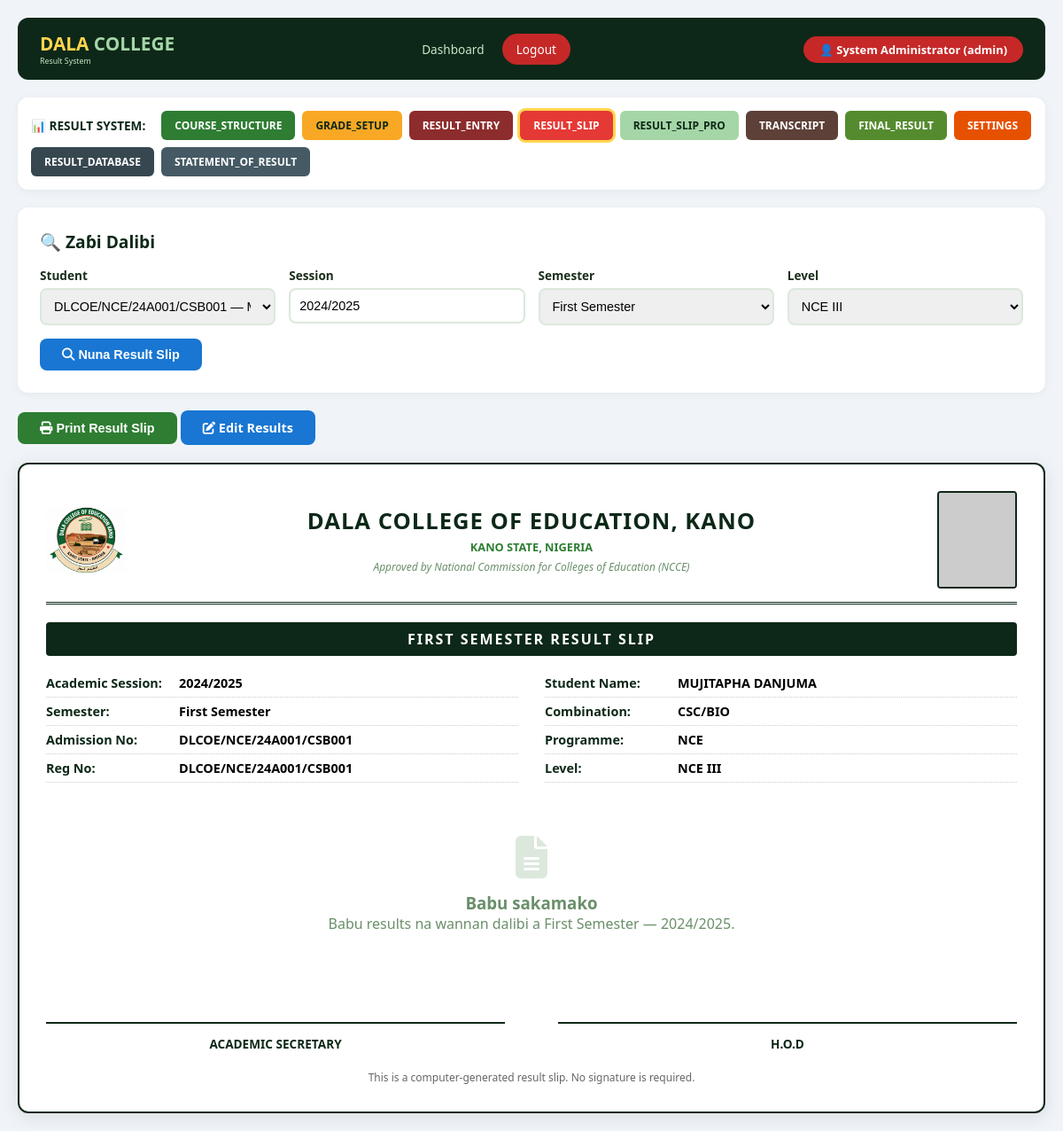
/admin_result_slip.php?student_id=1 (signed in), run on the app's committed database.
### tables this page shows
CREATE TABLE `settings` (
  `id` int(11) NOT NULL,
  `setting_key` varchar(50) NOT NULL,
  `setting_value` varchar(200) DEFAULT NULL
);

CREATE TABLE `students` (
  `id` int(11) NOT NULL,
  `reg_no` varchar(50) NOT NULL,
  `student_id` varchar(50) DEFAULT NULL,
  `username` varchar(50) DEFAULT NULL,
  `password` varchar(255) NOT NULL,
  `fullname` varchar(100) NOT NULL,
  `email` varchar(100) DEFAULT NULL,
  `phone` varchar(20) DEFAULT NULL,
  `course` varchar(100) DEFAULT NULL,
  `programme` varchar(50) DEFAULT NULL,
  `level` varchar(20) DEFAULT 'NCE III',
  `department` varchar(100) DEFAULT NULL,
  `gender` enum('Male','Female','Other') DEFAULT NULL,
  `dob` date DEFAULT NULL,
  `address` text DEFAULT NULL,
  `guardian_name` varchar(200) DEFAULT NULL,
  `guardian_phone` varchar(20) DEFAULT NULL,
  `branch_code` varchar(20) DEFAULT NULL,
  `status` enum('active','inactive','graduated','pending') DEFAULT 'pending',
  `photo` varchar(255) DEFAULT NULL,
  `created_at` timestamp NOT NULL DEFAULT current_timestamp(),
  `updated_at` timestamp NOT NULL DEFAULT current_timestamp() ON UPDATE current_timestamp(),
  `combination` varchar(20) DEFAULT NULL,
  `marital_status` varchar(20) DEFAULT 'Single',
  `religion` varchar(50) DEFAULT 'Islam',
  `state_of_origin` varchar(50) DEFAULT 'Kano',
  `nationality` varchar(50) DEFAULT 'Nigerian',
  `place_of_birth` varchar(100) DEFAULT 'Kano',
  `lga` varchar(50) DEFAULT 'Dala',
  `permanent_address` text DEFAULT NULL,
  `exam_type` varchar(50) DEFAULT 'WAEC',
  `sponsorship_type` varchar(50) DEFAULT 'Parent/Guardian',
  `sponsor_name` varchar(100) DEFAULT NULL,
  `sponsor_address` text DEFAULT NULL,
  `subject1` varchar(100) DEFAULT NULL,
  `grade1` varchar(5) DEFAULT NULL,
  `month1` varchar(20) DEFAULT NULL,
  `year1` varchar(10) DEFAULT NULL,
  `centre1` varchar(50) DEFAULT NULL,
  `cand1` varchar(50) DEFAULT NULL,
  `subject2` varchar(100) DEFAULT NULL,
  `grade2` varchar(5) DEFAULT NULL,
  `month2` varchar(20) DEFAULT NULL,
  `year2` varchar(10) DEFAULT NULL,
  `centre2` varchar(50) DEFAULT NULL,
  `cand2` varchar(50) DEFAULT NULL,
  `subject3` varchar(100) DEFAULT NULL,
  `grade3` varchar(5) DEFAULT NULL,
  `month3` varchar(20) DEFAULT NULL,
  `year3` varchar(10) DEFAULT NULL,
  `centre3` varchar(50) DEFAULT NULL,
  `cand3` varchar(50) DEFAULT NULL,
  `subject4` varchar(100) DEFAULT NULL,
  `grade4` varchar(5) DEFAULT NULL,
  `month4` varchar(20) DEFAULT NULL,
  `year4` varchar(10) DEFAULT NULL,
  `centre4` varchar(50) DEFAULT NULL,
  `cand4` varchar(50) DEFAULT NULL,
  `subject5` varchar(100) DEFAULT NULL,
  `grade5` varchar(5) DEFAULT NULL,
  `month5` varchar(20) DEFAULT NULL,
  `year5` varchar(10) DEFAULT NULL,
  `centre5` varchar(50) DEFAULT NULL,
  `cand5` varchar(50) DEFAULT NULL,
  `guardian_address` text DEFAULT NULL
);

### result_functions.php (called while the page is built, shortened)
<?php
function getSetting($conn, $key) {
    $key = mysqli_real_escape_string($conn, $key);
    $result = mysqli_query($conn, "SELECT setting_value FROM settings WHERE setting_key = '$key' LIMIT 1");
    if ($row = mysqli_fetch_assoc($result)) return $row['setting_value'];
    return null;
}
?>

### admin_result_slip.php (the view, shortened to what this page needs)
<?php
include 'connect.php';
include 'result_functions.php';
$user_role = $_SESSION['role'] ?? '';
$admin_name = $_SESSION['fullname'] ?? 'Staff';
$student_id = isset($_GET['student_id']) ? intval($_GET['student_id']) : 0;
$session = isset($_GET['session']) ? mysqli_real_escape_string($conn, $_GET['session']) : getSetting($conn, 'current_session');
$semester = isset($_GET['semester']) ? mysqli_real_escape_string($conn, $_GET['semester']) : 'First Semester';
$level = isset($_GET['level']) ? mysqli_real_escape_string($conn, $_GET['level']) : '';
$student = null;
$results = [];
if ($student_id > 0) {
    $student = mysqli_fetch_assoc(mysqli_query($conn, "SELECT * FROM students WHERE id = $student_id"));
    if ($student) {
        if (empty($level)) $level = $student['level'];
    }
}
$students_list = mysqli_query($conn, "SELECT id, reg_no, fullname, combination, level FROM students ORDER BY fullname");
?>
<!DOCTYPE html>
<html lang="en">
<head>
    <link rel="stylesheet" href="https://cdnjs.cloudflare.com/ajax/libs/font-awesome/6.4.0/css/all.min.css">
</head>
<body>
    <div class="container">
        <div class="topbar no-print">
            <div>
                <span class="logo-title">DALA <span>COLLEGE</span></span>
                <span style="display:block; font-size:0.55rem; color:#c8e6c9;">Result System</span>
            </div>
            <nav>
                <a href="staff_dashboard.php">Dashboard</a>
                <a href="logout.php" class="logout">Logout</a>
            </nav>
            <div>
                <span style="background:#c62828; color:white; padding:6px 18px; border-radius:20px; font-size:0.8rem; font-weight:600;">
                    👤 <?php echo htmlspecialchars($admin_name); ?> (<?php echo htmlspecialchars($user_role); ?>)
                </span>
            </div>
        </div>
        <div class="result-nav no-print">
            <span class="label">📊 RESULT SYSTEM:</span>
            <a href="admin_course_structure.php" class="r-course">COURSE_STRUCTURE</a>
            <a href="admin_grade_setup.php" class="r-grade">GRADE_SETUP</a>
            <a href="admin_result_entry.php" class="r-entry">RESULT_ENTRY</a>
            <a href="admin_result_slip.php" class="r-slip">RESULT_SLIP</a>
            <a href="admin_result_slip_pro.php" class="r-slip-pro">RESULT_SLIP_PRO</a>
            <a href="admin_transcript.php" class="r-transcript">TRANSCRIPT</a>
            <a href="admin_final_result.php" class="r-final">FINAL_RESULT</a>
            <a href="admin_settings.php" class="r-settings">SETTINGS</a>
            <a href="admin_result_database.php" class="r-database">RESULT_DATABASE</a>
            <a href="admin_statement_of_result.php" class="r-statement">STATEMENT_OF_RESULT</a>
        </div>
        <div class="card no-print">
            <h2>🔍 Zaɓi Dalibi</h2>
            <form method="GET">
                <div class="form-row">
                    <div class="form-group">
                        <label>Student</label>
                        <select name="student_id" required>
                            <?php while ($s = mysqli_fetch_assoc($students_list)): ?>
                                <option value="<?php echo $s['id']; ?>" <?php echo ($student_id == $s['id']) ? 'selected' : ''; ?>>
                                    <?php echo htmlspecialchars($s['reg_no'] ?? ''); ?> — <?php echo htmlspecialchars($s['fullname']); ?> (<?php echo htmlspecialchars($s['level']); ?>)
                                </option>
                            <?php endwhile; ?>
                        </select>
                    </div>
                    <div class="form-group">
                        <label>Session</label>
                        <input type="text" name="session" value="<?php echo htmlspecialchars($session); ?>">
                    </div>
                    <div class="form-group">
                        <label>Semester</label>
                        <select name="semester">
                            <option value="First Semester" <?php echo ($semester == 'First Semester') ? 'selected' : ''; ?>>First Semester</option>
                        </select>
                    </div>
                    <div class="form-group">
                        <label>Level</label>
                        <select name="level">
                            <option value="NCE III" <?php echo ($level == 'NCE III') ? 'selected' : ''; ?>>NCE III</option>
                        </select>
                    </div>
                </div>
                <button type="submit" class="btn btn-blue"><i class="fas fa-search"></i> Nuna Result Slip</button>
            </form>
        </div>
        <?php if ($student): ?>
        <div class="no-print" style="margin-bottom:15px;">
            <button onclick="window.print()" class="btn btn-green">
                <i class="fas fa-print"></i> Print Result Slip
            </button>
            <a href="admin_result_entry.php?combination=<?php echo urlencode($student['combination']); ?>&level=<?php echo urlencode($level); ?>&semester=<?php echo urlencode($semester); ?>" class="btn btn-blue">
                <i class="fas fa-edit"></i> Edit Results
            </a>
        </div>
        <div class="slip-container" id="resultSlip">
            <div class="slip-header">
                <div class="logo-left">
                    <img src="images/dala-logo.png" alt="Dala College Logo" onerror="this.style.display='none'">
                </div>
                <div class="header-center">
                    <div class="school-name">DALA COLLEGE OF EDUCATION, KANO</div>
                    <div class="school-address">KANO STATE, NIGERIA</div>
                    <div class="school-motto">Approved by National Commission for Colleges of Education (NCCE)</div>
                </div>
                <div class="photo-right">
                    <img src="uploads/students/<?php echo htmlspecialchars($student['photo'] ?? 'default.png'); ?>"
                         alt="Student Photo"
                         onerror="this.src='https://via.placeholder.com/90x110/cccccc/333333?text=PHOTO'">
                </div>
            </div>
            <div class="slip-title">
                <?php echo strtoupper($semester); ?> RESULT SLIP
            </div>
            <div class="student-details">
                <div class="row">
                    <span class="label">Academic Session:</span>
                    <span class="value"><?php echo htmlspecialchars($session); ?></span>
                </div>
                <div class="row">
                    <span class="label">Student Name:</span>
                    <span class="value"><?php echo strtoupper(htmlspecialchars($student['fullname'])); ?></span>
                </div>
                <div class="row">
                    <span class="label">Semester:</span>
                    <span class="value"><?php echo htmlspecialchars($semester); ?></span>
                </div>
                <div class="row">
                    <span class="label">Combination:</span>
                    <span class="value"><?php echo htmlspecialchars($student['combination'] ?? $student['course']); ?></span>
                </div>
                <div class="row">
                    <span class="label">Admission No:</span>
                    <span class="value"><?php echo htmlspecialchars($student['reg_no'] ?? $student['student_id']); ?></span>
                </div>
                <div class="row">
                    <span class="label">Programme:</span>
                    <span class="value"><?php echo htmlspecialchars($student['programme'] ?? 'NCE'); ?></span>
                </div>
                <div class="row">
                    <span class="label">Reg No:</span>
                    <span class="value"><?php echo htmlspecialchars($student['reg_no'] ?? $student['student_id']); ?></span>
                </div>
                <div class="row">
                    <span class="label">Level:</span>
                    <span class="value"><?php echo htmlspecialchars($level); ?></span>
                </div>
            </div>
            <?php if (count($results) > 0): ?>
            <table class="result-slip-table">
                <thead>
                    <tr>
                        <th style="width:50px;">S/N</th>
                        <th style="width:100px;">Course Code</th>
                        <th>Course Title</th>
                        <th style="width:60px;" class="center">Unit</th>
                        <th style="width:70px;" class="center">Grade</th>
                        <th style="width:100px;" class="center">Remark</th>
                    </tr>
                </thead>
                <tbody>
                    <?php $i = 1; foreach ($results as $r): ?>
                    <tr>
                        <td class="center"><?php echo $i++; ?></td>
                        <td><strong><?php echo htmlspecialchars($r['course_code']); ?></strong></td>
                        <td><?php echo htmlspecialchars($r['course_title']); ?></td>
                        <td class="center"><?php echo $r['credit_units']; ?></td>
                        <td class="center"><strong><?php echo htmlspecialchars($r['grade']); ?></strong></td>
                        <td class="center"><?php echo strtoupper(htmlspecialchars($r['remark'])); ?></td>
                    </tr>
                    <?php endforeach; ?>
                </tbody>
            </table>
            <?php else: ?>
            <div class="empty-state">
                <i class="fas fa-file-alt"></i>
                <h3>Babu sakamako</h3>
                <p>Babu results na wannan dalibi a <?php echo htmlspecialchars($semester); ?> — <?php echo htmlspecialchars($session); ?>.</p>
            </div>
            <?php endif; ?>
            <div class="signature-area">
                <div class="sign-box">
                    <div class="sign-line"></div>
                    <div class="sign-title">Academic Secretary</div>
                </div>
                <div class="sign-box">
                    <div class="sign-line"></div>
                    <div class="sign-title">H.O.D</div>
                </div>
            </div>
            <div style="text-align:center; margin-top:20px; font-size:0.75rem; color:#666;">
                This is a computer-generated result slip. No signature is required.
            </div>
        </div>
        <?php endif; ?>
    </div>
</body>
</html>

### data on the page
settings: session "2024/2025", setting_value "2024/2025"
students: level "NCE III", fullname "MUJITAPHA DANJUMA", combination "CSC/BIO", reg_no "DLCOE/NCE/24A001/CSB001", programme "NCE"

### other printed values
$admin_name "System Administrator"
$user_role "admin"
$semester "FIRST SEMESTER"
$semester "First Semester"
form field student_id "DLCOE/NCE/24A001/CSB001 — Mujitapha Danjuma (NCE III)"
